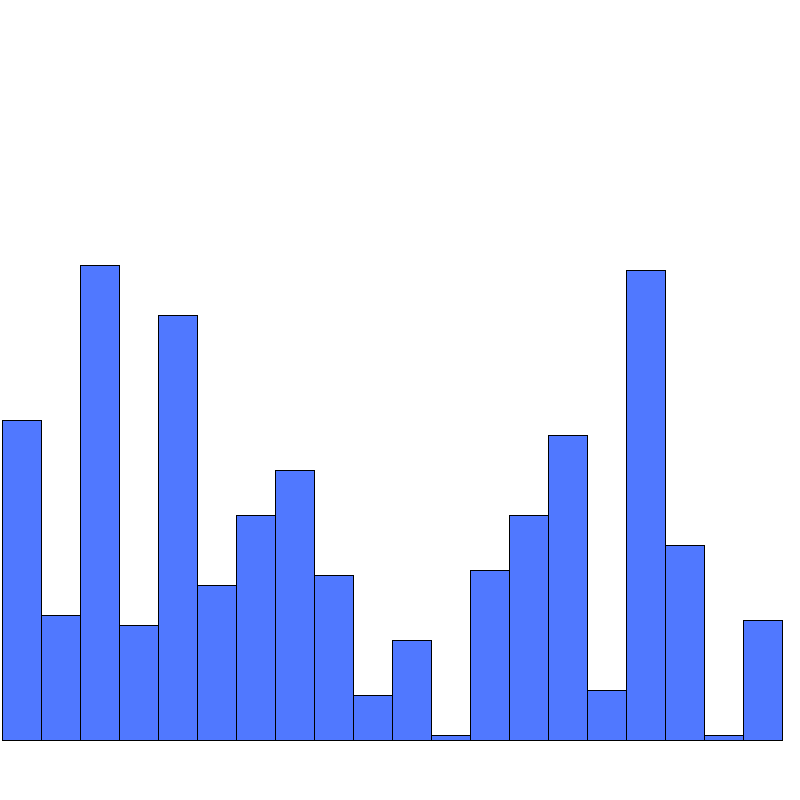
Frame 1 (no input)
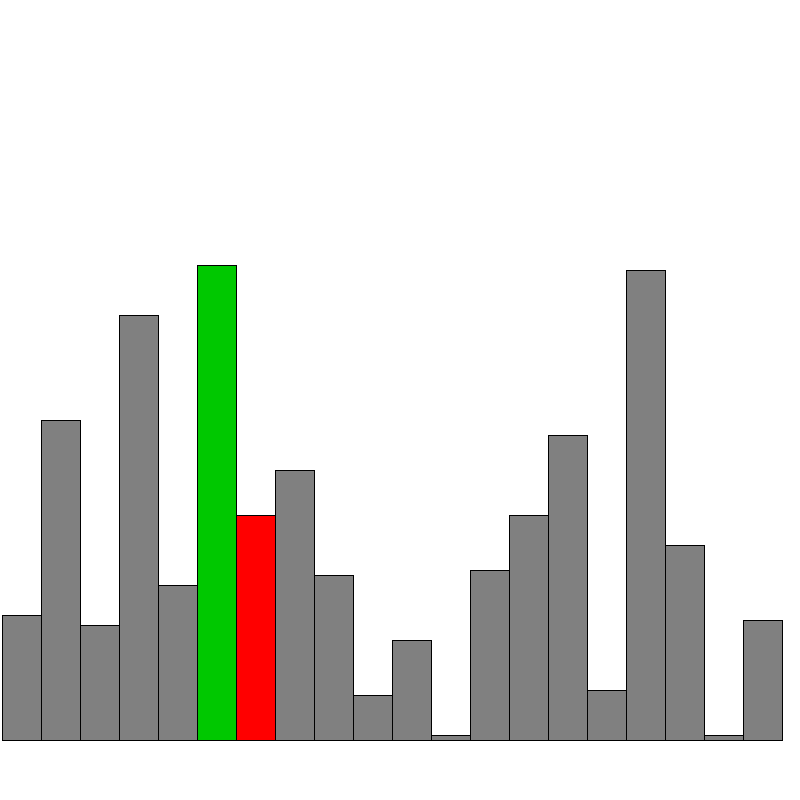
Frame 60 (the mouse pressed at the canvas centre just before this capture)
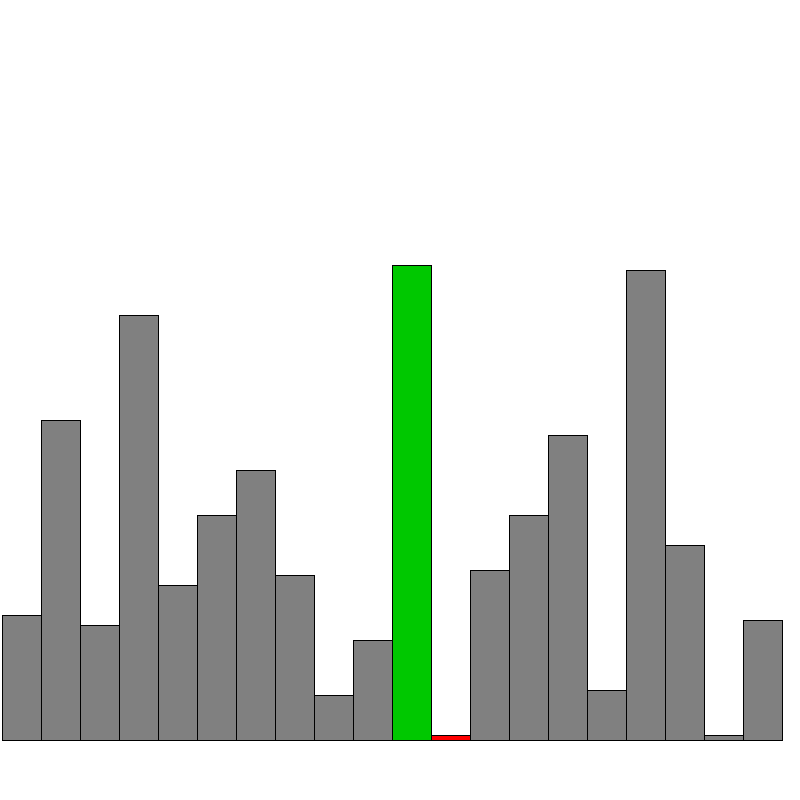
Frame 120 (the mouse held since frame 60 and released just before this capture)

The Processing sketch that drew these frames (run headless with seeded random() and noise(); from frame 60 on, the mouse is pressed at the canvas centre):

// Processing sketch: BubbleSortAnimation
// ── BubbleSortAnimation.pde
ArrayList<Array> lists;
int len = 20;
int time, loop;
boolean autoFlag = true;
int napTime = 100;
int lastTime = 0;

void setup()
{
  size(800,800);
  lists = new ArrayList<Array>();
  lists.add(new Array(len));
  bubbleSort();
  loop = lists.size();
  printList();
}

void draw()
{
  background(255);
  lists.get(time).draw();
  if (autoFlag) nextStep();
}

void nextStep()
{
  int wait = (time == lists.size() - 1) ? napTime * 10 : napTime;  
  if (millis() - lastTime >= wait)
  {
    time = (time + 1) % lists.size();
    lastTime = millis();
  }
}

/* void nextStep()
{
  delay(napTime);
  if (time < loop - 1) time++;
  else
  {
    time = 0;
    delay(napTime * 10);
  }
}*/

void bubbleSort()
{
  int[] work = lists.get(0).arr.clone();
  int n = work.length;
  
  for (int i = 0; i < n - 1; i++)
  {
    int fixedIdx = n - i;
    for (int j = 0; j <n - i - 1; j++)
    {
      lists.add(new Array(work, j, j + 1, fixedIdx));
      if (work[j] > work[j + 1])
      {
        swap(work, j, j + 1);
        lists.add(new Array(work, j + 1, j, fixedIdx));
      }
    }
  }
  lists.add(new Array(work, -1, -1, 0));
}

void swap(int[] arr, int i, int j)
{
  int tmp = arr[i];
  arr[i] = arr[j];
  arr[j] = tmp;
}

void printList()
{
  for(int i = 0; i < lists.size() ; i++)
  {
    lists.get(i).printArr();
  }
}

// ── Array.pde
class Array
{
  int len, w, max;
  int cmpA = -1, cmpB = -1;
  int doneIdx = -1;
  int arr[];
  
  Array(int len)
  {
    max = 100;
    this.len = len;
    this.arr = new int[len];
    this.w = (int)(width-4)/len;
    initArr();
  }
  
  Array(int[] other, int cmpA, int cmpB, int fixedIdx)
  {
    this.cmpA = cmpA;
    this.cmpB = cmpB;
    this.len = other.length;
    doneIdx = fixedIdx;
    w = (int)(width-4)/this.len;
    copyArr(other);
  }
  
  void initArr()
  {
    for (int i = 0; i < this.len; i++)
    {
      this.arr[i] = (int)random(max);
    }
  }
  
  void printArr()
  {
    for(int i = 0; i < this.len; i++)
    {
      print(this.arr[i] + " ");
    }
    println();
  }
  
  void copyArr(int[] other)
  {
    this.arr = new int[other.length];
    for (int i = 0 ; i < other.length; i++)
    {
      this.arr[i] = other[i];
    }
  }
  
  void draw()
  {
    int x, y, h;
    for (int i=0; i<len; i++) 
    {
      if (i >= this.doneIdx) fill(80, 120, 255);
      else if (i == this.cmpA) fill(0,200,0);
      else if (i == this.cmpB) fill(255,0,0);
      else fill(128);
      
      x = i*w+2;
      h = arr[i];
      y = height-5*h-60;
      rect(x, y, w, 5*h);
   }
  }
}
